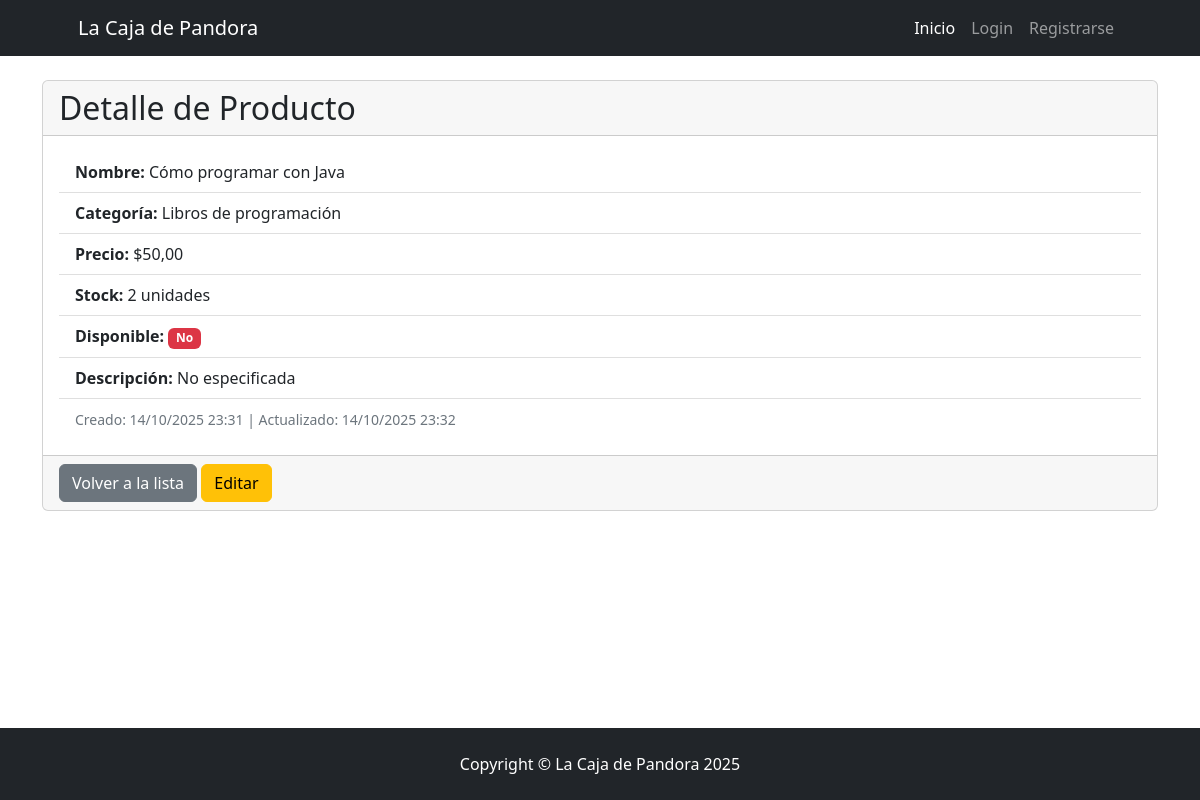
Before: /producto/producto/detail/2 with the older database file.
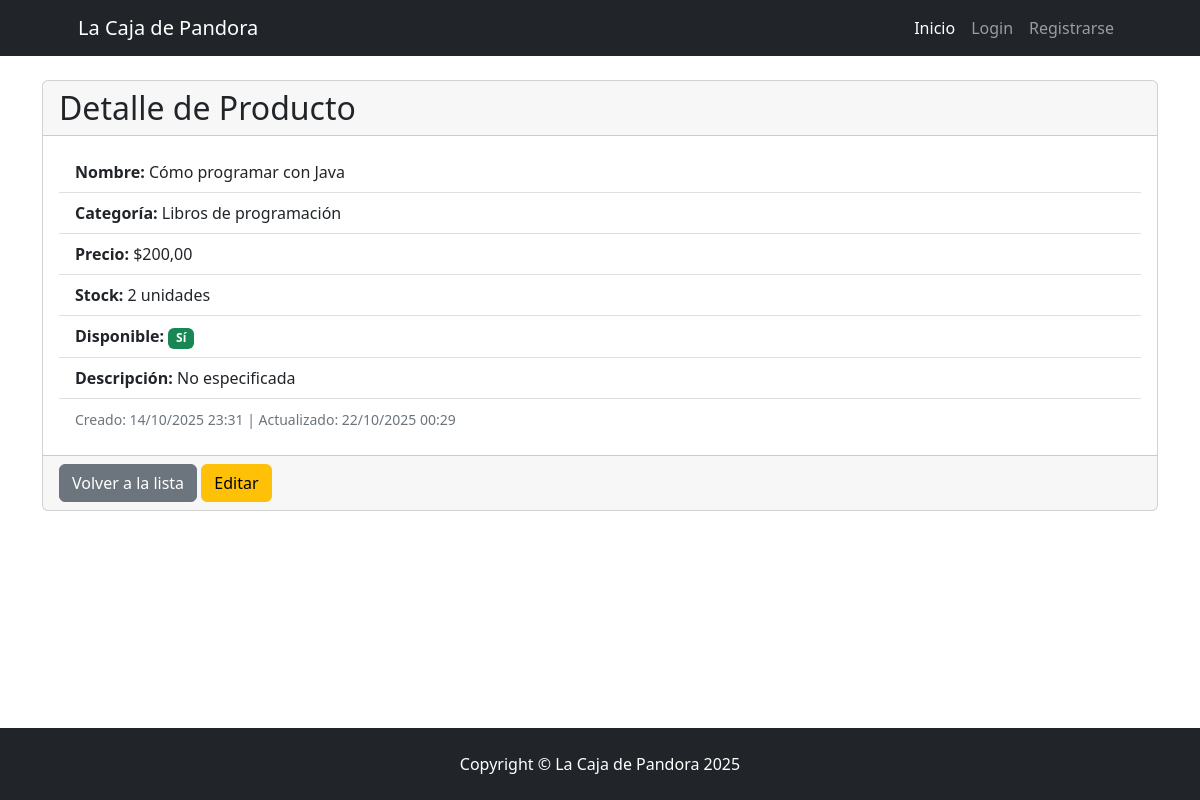
After: the same page with the newer database file.
### producto/models.py (models this page shows, shortened)
class Producto(models.Model):
    categoria = models.ForeignKey(
        Categoria,
        on_delete=models.SET_NULL,
        related_name="categoria",
        null=True,
        blank=True,
    )
    nombre = models.CharField(max_length=200, db_index=True)
    descripcion = models.TextField(null=True, blank=True)
    precio = models.DecimalField(max_digits=10, decimal_places=2)
    stock = models.PositiveIntegerField(default=0)
    disponible = models.BooleanField(default=True)
    creado = models.DateTimeField(auto_now_add=True, editable=False)
    actualizado = models.DateTimeField(auto_now=True, editable=False)
    class Meta:
        ordering = ["categoria", "nombre"]
        verbose_name = "Producto"
        verbose_name_plural = "Productos"

class Categoria(models.Model):
    nombre = models.CharField(max_length=200, unique=True)
    descripcion = models.TextField(verbose_name="descripción", null=True, blank=True)
    def __str__(self):
        return self.nombre
    class Meta:
        ordering = ["nombre"]
        verbose_name = "Categoría de Producto"
        verbose_name_plural = "Categorías de Productos"

### producto/views/producto.py (the view)
class ProductoDetail(DetailView):
    model = Producto

### producto/templates/producto/producto_detail.html (shortened to what this page needs)
{% extends 'core/base.html' %}
{% block content %}
    <div class="card">
        <div class="card-header">
            <h2 class="card-title mb-0">Detalle de Producto</h2>
        </div>
        <div class="card-body">
            <ul class="list-group list-group-flush">
                <li class="list-group-item"><strong>Nombre:</strong> {{ object.nombre }}</li>
                <li class="list-group-item"><strong>Categoría:</strong> {{ object.categoria|default:"Sin categoría" }}</li>
                <li class="list-group-item"><strong>Precio:</strong> ${{ object.precio }}</li>
                <li class="list-group-item"><strong>Stock:</strong> {{ object.stock }} unidades</li>
                <li class="list-group-item"><strong>Disponible:</strong> {% if object.disponible %}<span class="badge bg-success">Sí</span>{% else %}<span class="badge bg-danger">No</span>{% endif %}</li>
                <li class="list-group-item"><strong>Descripción:</strong> {{ object.descripcion|default:"No especificada" }}</li>
                <li class="list-group-item text-muted"><small>Creado: {{ object.creado|date:"d/m/Y H:i" }} | Actualizado: {{ object.actualizado|date:"d/m/Y H:i" }}</small></li>
            </ul>
        </div>
        <div class="card-footer">
            <a href="{% url 'producto:producto_list' %}" class="btn btn-secondary">Volver a la lista</a>
            <a href="{% url 'producto:producto_update' object.id %}" class="btn btn-warning">Editar</a>
        </div>
    </div>
{% endblock content %}

Changed rows visible on the page:
changed Producto "Cómo programar con Java": precio "50,00" → "200,00"; disponible False → True (drawn); actualizado "14/10/2025 23:32" → "22/10/2025 00:29"
Other visible differences:
text no longer shown: "No"
text now shown: "Sí"
